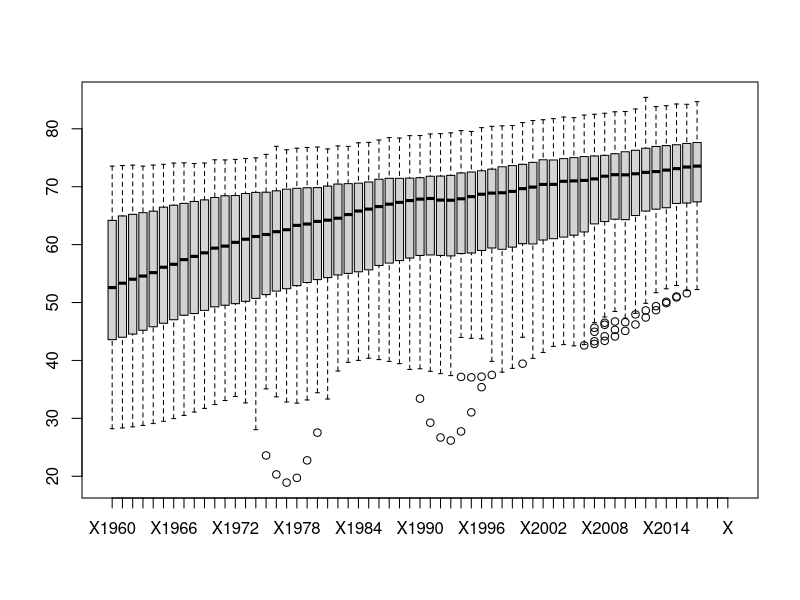
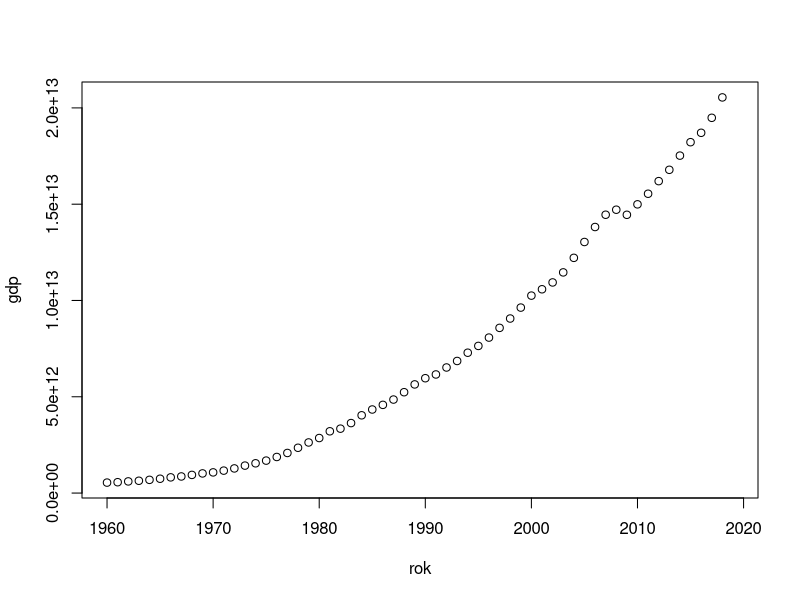
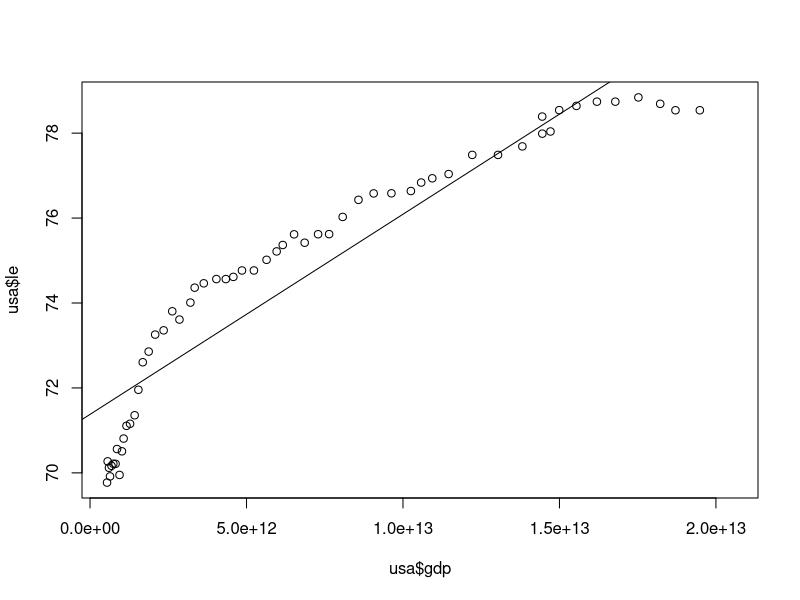

Source code (R) for these figures, in order:
## ---- chunk 1
# Loading data
LE <- read.csv("LE.csv")
GDP <- read.csv("GDP.csv")
Countries <- c('USA', 'DEU', 'CHN', 'IND', 'BRA', 'NGA', 'AUS')

le <- function(country_code) {
  rok <- 1960:2019
  le <- as.numeric(LE[LE$Country.Code == country_code,][-c(1:4)][1:60])
  data.frame(rok, le)
}

gdp <- function(country_code) {
  rok <- 1960:2019
  gdp <- as.numeric(GDP[GDP$Country.Code == country_code,][-c(1:4)][1:60])
  data.frame(rok, gdp)
}

data <- function(country_code) {
  rok <- 1960:2019
  le <- as.numeric(LE[LE$Country.Code == country_code,][-c(1:4)][1:60])
  gdp <- as.numeric(GDP[GDP$Country.Code == country_code,][-c(1:4)][1:60])
  data.frame(rok, gdp, le)
}

## ---- chunk 2
boxplot(LE[ -c(1:4) ])
## ---- chunk 3
plot(gdp('USA'))
## ---- chunk 4
usa <- data('USA')
plot(usa$le~usa$gdp)
abline(lm ( usa$le ~ usa$gdp ))
